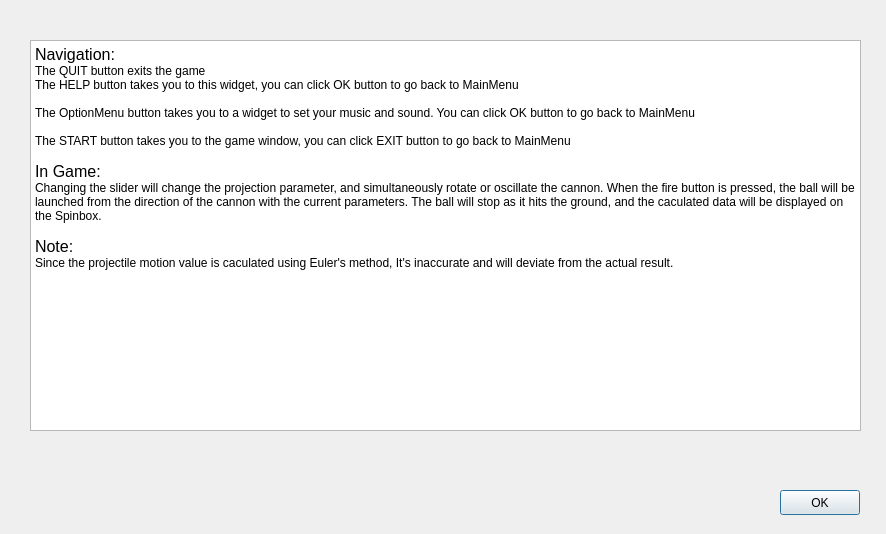
<?xml version="1.0" encoding="UTF-8"?>
<ui version="4.0">
 <class>HelpDialog</class>
 <widget class="QDialog" name="HelpDialog">
  <property name="geometry">
   <rect>
    <x>0</x>
    <y>0</y>
    <width>886</width>
    <height>534</height>
   </rect>
  </property>
  <property name="windowTitle">
   <string>Dialog</string>
  </property>
  <widget class="QTextBrowser" name="textBrowser">
   <property name="geometry">
    <rect>
     <x>30</x>
     <y>40</y>
     <width>831</width>
     <height>391</height>
    </rect>
   </property>
   <property name="html">
    <string>&lt;!DOCTYPE HTML PUBLIC &quot;-//W3C//DTD HTML 4.0//EN&quot; &quot;http://www.w3.org/TR/REC-html40/strict.dtd&quot;&gt;
&lt;html&gt;&lt;head&gt;&lt;meta name=&quot;qrichtext&quot; content=&quot;1&quot; /&gt;&lt;meta charset=&quot;utf-8&quot; /&gt;&lt;style type=&quot;text/css&quot;&gt;
p, li { white-space: pre-wrap; }
hr { height: 1px; border-width: 0; }
li.unchecked::marker { content: &quot;\2610&quot;; }
li.checked::marker { content: &quot;\2612&quot;; }
&lt;/style&gt;&lt;/head&gt;&lt;body style=&quot; font-family:'Sans Serif'; font-size:9pt; font-weight:400; font-style:normal;&quot;&gt;
&lt;p style=&quot; margin-top:0px; margin-bottom:0px; margin-left:0px; margin-right:0px; -qt-block-indent:0; text-indent:0px;&quot;&gt;&lt;span style=&quot; font-size:12pt;&quot;&gt;Navigation:&lt;/span&gt;&lt;/p&gt;
&lt;p style=&quot; margin-top:0px; margin-bottom:0px; margin-left:0px; margin-right:0px; -qt-block-indent:0; text-indent:0px;&quot;&gt;The QUIT button exits the game&lt;/p&gt;
&lt;p style=&quot; margin-top:0px; margin-bottom:0px; margin-left:0px; margin-right:0px; -qt-block-indent:0; text-indent:0px;&quot;&gt;The HELP button takes you to this widget, you can click OK button to go back to MainMenu&lt;/p&gt;
&lt;p style=&quot;-qt-paragraph-type:empty; margin-top:0px; margin-bottom:0px; margin-left:0px; margin-right:0px; -qt-block-indent:0; text-indent:0px;&quot;&gt;&lt;br /&gt;&lt;/p&gt;
&lt;p style=&quot; margin-top:0px; margin-bottom:0px; margin-left:0px; margin-right:0px; -qt-block-indent:0; text-indent:0px;&quot;&gt;The OptionMenu button takes you to a widget to set your music and sound. You can click OK button to go back to MainMenu&lt;/p&gt;
&lt;p style=&quot;-qt-paragraph-type:empty; margin-top:0px; margin-bottom:0px; margin-left:0px; margin-right:0px; -qt-block-indent:0; text-indent:0px;&quot;&gt;&lt;br /&gt;&lt;/p&gt;
&lt;p style=&quot; margin-top:0px; margin-bottom:0px; margin-left:0px; margin-right:0px; -qt-block-indent:0; text-indent:0px;&quot;&gt;The START button takes you to the game window, you can click EXIT button to go back to MainMenu&lt;/p&gt;
&lt;p style=&quot;-qt-paragraph-type:empty; margin-top:0px; margin-bottom:0px; margin-left:0px; margin-right:0px; -qt-block-indent:0; text-indent:0px;&quot;&gt;&lt;br /&gt;&lt;/p&gt;
&lt;p style=&quot; margin-top:0px; margin-bottom:0px; margin-left:0px; margin-right:0px; -qt-block-indent:0; text-indent:0px;&quot;&gt;&lt;span style=&quot; font-size:12pt;&quot;&gt;In Game:&lt;/span&gt;&lt;/p&gt;
&lt;p style=&quot; margin-top:0px; margin-bottom:0px; margin-left:0px; margin-right:0px; -qt-block-indent:0; text-indent:0px;&quot;&gt;Changing the slider will change the projection parameter, and simultaneously rotate or oscillate the cannon. When the fire button is pressed, the ball will be launched from the direction of the cannon with the current parameters. The ball will stop as it hits the ground, and the caculated data will be displayed on the Spinbox. &lt;/p&gt;
&lt;p style=&quot;-qt-paragraph-type:empty; margin-top:0px; margin-bottom:0px; margin-left:0px; margin-right:0px; -qt-block-indent:0; text-indent:0px;&quot;&gt;&lt;br /&gt;&lt;/p&gt;
&lt;p style=&quot; margin-top:0px; margin-bottom:0px; margin-left:0px; margin-right:0px; -qt-block-indent:0; text-indent:0px;&quot;&gt;&lt;span style=&quot; font-size:12pt;&quot;&gt;Note:&lt;/span&gt;&lt;/p&gt;
&lt;p style=&quot; margin-top:0px; margin-bottom:0px; margin-left:0px; margin-right:0px; -qt-block-indent:0; text-indent:0px;&quot;&gt;Since the projectile motion value is caculated using Euler's method, It's inaccurate and will deviate from the actual result. &lt;/p&gt;
&lt;p style=&quot;-qt-paragraph-type:empty; margin-top:0px; margin-bottom:0px; margin-left:0px; margin-right:0px; -qt-block-indent:0; text-indent:0px; font-size:12pt;&quot;&gt;&lt;br /&gt;&lt;/p&gt;&lt;/body&gt;&lt;/html&gt;</string>
   </property>
  </widget>
  <widget class="QPushButton" name="pushButton">
   <property name="geometry">
    <rect>
     <x>780</x>
     <y>490</y>
     <width>80</width>
     <height>25</height>
    </rect>
   </property>
   <property name="text">
    <string>OK</string>
   </property>
  </widget>
 </widget>
 <resources/>
 <connections>
  <connection>
   <sender>pushButton</sender>
   <signal>clicked()</signal>
   <receiver>HelpDialog</receiver>
   <slot>reject()</slot>
   <hints>
    <hint type="sourcelabel">
     <x>808</x>
     <y>503</y>
    </hint>
    <hint type="destinationlabel">
     <x>842</x>
     <y>459</y>
    </hint>
   </hints>
  </connection>
 </connections>
</ui>
